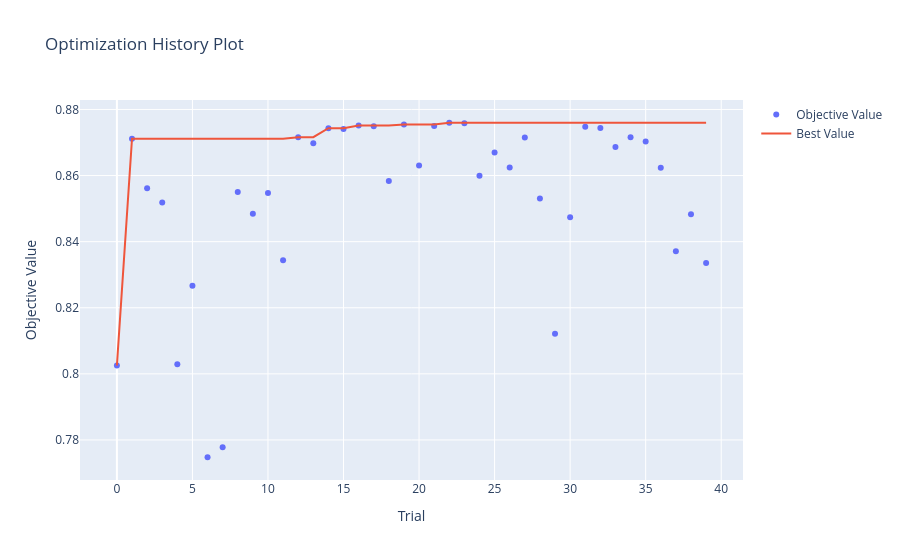

Notebook source saved alongside this figure:
### Code cell
optuna.visualization.plot_optimization_history(study_svc)

### Figure 1 — Plotly figure (JSON) as saved in the notebook; plotly's stock layout.template omitted (floating-point values rounded to 4 significant figures)
{"data": [{"mode": "markers", "name": "Objective Value", "type": "scatter", "x": [0, 1, 2, 3, 4, 5, 6, 7, 8, 9, 10, 11, 12, 13, 14, 15, 16, 17, 18, 19, 20, 21, 22, 23, 24, 25, 26, 27, 28, 29, 30, 31, 32, 33, 34, 35, 36, 37, 38, 39], "y": [0.8025, 0.8712, 0.8562, 0.8518, 0.8029, 0.8266, 0.7748, 0.7778, 0.855, 0.8484, 0.8548, 0.8344, 0.8716, 0.8698, 0.8743, 0.8741, 0.8751, 0.8749, 0.8583, 0.8755, 0.8631, 0.875, 0.876, 0.8759, 0.8599, 0.867, 0.8624, 0.8715, 0.8531, 0.8121, 0.8474, 0.8748, 0.8744, 0.8687, 0.8716, 0.8703, 0.8624, 0.8371, 0.8483, 0.8335]}, {"mode": "lines", "name": "Best Value", "type": "scatter", "x": [0, 1, 2, 3, 4, 5, 6, 7, 8, 9, 10, 11, 12, 13, 14, 15, 16, 17, 18, 19, 20, 21, 22, 23, 24, 25, 26, 27, 28, 29, 30, 31, 32, 33, 34, 35, 36, 37, 38, 39], "y": [0.8025, 0.8712, 0.8712, 0.8712, 0.8712, 0.8712, 0.8712, 0.8712, 0.8712, 0.8712, 0.8712, 0.8712, 0.8716, 0.8716, 0.8743, 0.8743, 0.8751, 0.8751, 0.8751, 0.8755, 0.8755, 0.8755, 0.876, 0.876, 0.876, 0.876, 0.876, 0.876, 0.876, 0.876, 0.876, 0.876, 0.876, 0.876, 0.876, 0.876, 0.876, 0.876, 0.876, 0.876]}, {"marker": {"color": "#cccccc"}, "mode": "markers", "name": "Infeasible Trial", "showlegend": false, "type": "scatter", "x": [], "y": []}], "layout": {"title": {"text": "Optimization History Plot"}, "xaxis": {"title": {"text": "Trial"}}, "yaxis": {"title": {"text": "Objective Value"}}}}
